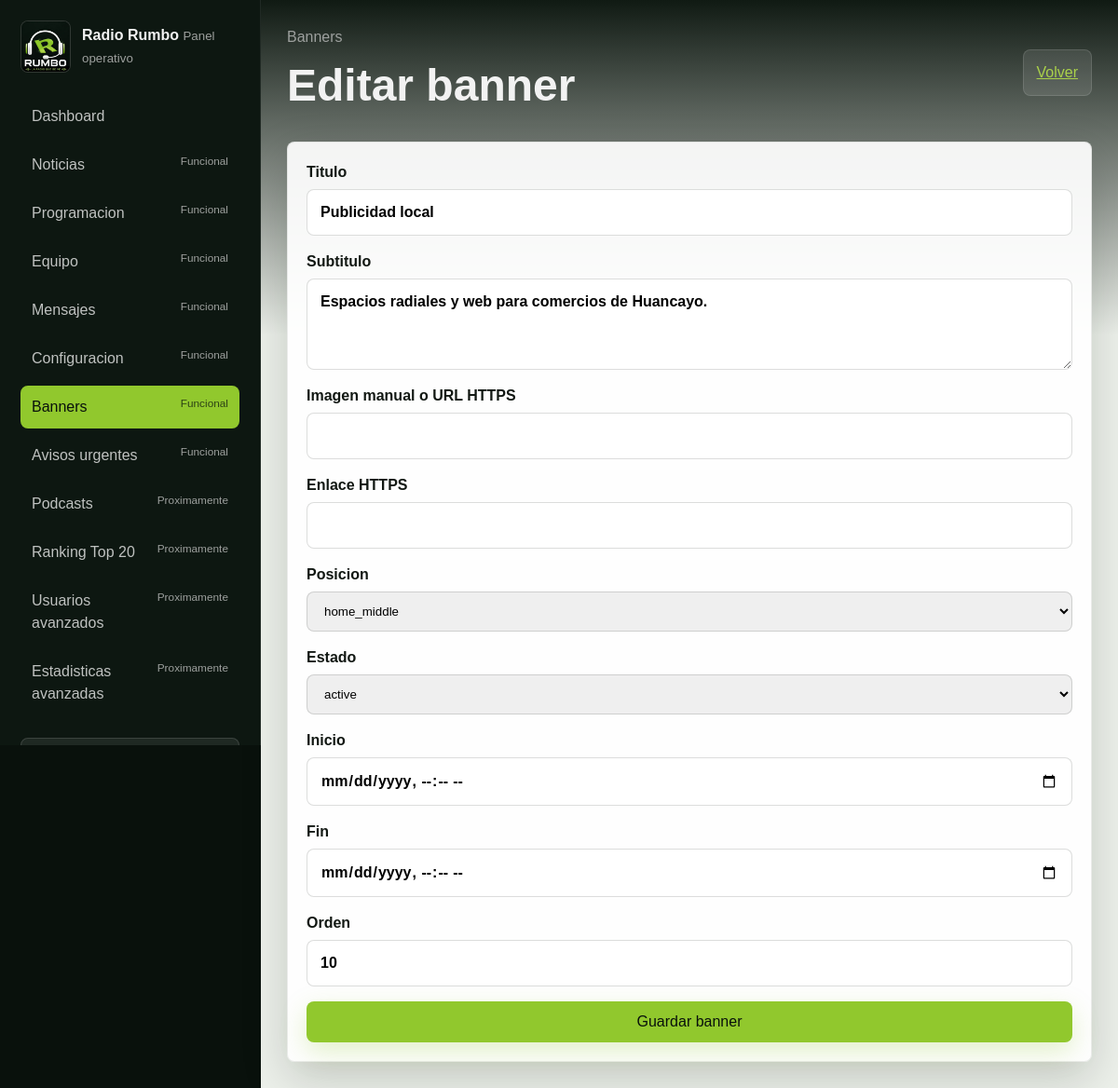
The page /admin/banners/edit/?id=1 (signed in) on the database its author committed.
### tables this page shows
CREATE TABLE banners (
    id INT UNSIGNED AUTO_INCREMENT PRIMARY KEY,
    title VARCHAR(160) NOT NULL,
    subtitle VARCHAR(255) NULL,
    image_path VARCHAR(255) NULL,
    link_url VARCHAR(255) NULL,
    position ENUM('home_hero', 'home_middle', 'sidebar', 'footer') NOT NULL DEFAULT 'home_middle',
    status ENUM('draft', 'active', 'inactive', 'archived') NOT NULL DEFAULT 'draft',
    start_at DATETIME NULL,
    end_at DATETIME NULL,
    display_order INT UNSIGNED NOT NULL DEFAULT 0,
    created_at TIMESTAMP DEFAULT CURRENT_TIMESTAMP,
    updated_at TIMESTAMP DEFAULT CURRENT_TIMESTAMP ON UPDATE CURRENT_TIMESTAMP
);

### app/Core/View.php (called while the page is built, shortened)
<?php
final class View
{
    public static function render(string $view, array $data = []): void
    {
        $basePath = dirname(__DIR__, 2) . DIRECTORY_SEPARATOR . 'resources' . DIRECTORY_SEPARATOR . 'views';
        $relativePath = str_replace('.', DIRECTORY_SEPARATOR, $view) . '.php';
        $viewPath = $basePath . DIRECTORY_SEPARATOR . $relativePath;
        $realViewPath = realpath($viewPath);
        extract($data, EXTR_SKIP);
        require $realViewPath;
    }
}

### app/Controllers/Admin/BannerController.php (called while the page is built, shortened)
<?php
final class BannerController
{
    public function edit(array $mock, int $id): void
    {
        $this->renderForm(
            $mock,
            $this->requireUser(),
            $this->findOrRedirect($id),
            [],
            '/admin/banners/edit/?id=' . $id,
            'Editar banner'
        );
    }
    private function renderForm(
        array $mock,
        array $user,
        array $old,
        array $errors,
        string $action,
        string $heading
    ): void {
        View::render('layouts.admin', [
            'active' => 'banners',
            'action' => $action,
            'contentView' => 'banners/form',
            'errors' => $errors,
            'heading' => $heading,
            'mock' => $mock,
            'old' => $old,
            'pageTitle' => 'Radio Rumbo - ' . $heading,
            'user' => $user,
        ]);
    }
    private function findOrRedirect(int $id): array
    {
        try {
            $item = $this->bannerService()->find($id);
        } catch (Throwable) {
            $item = null;
        }
        return $item;
    }
    private function requireUser(): array
    {
        $user = $this->sessions()->user();
        return $user;
    }
    private function sessions(): SessionService
    {
        if (!$this->session instanceof SessionService) {
            $this->session = new SessionService();
        }
        return $this->session;
    }
    private function bannerService(): BannerService
    {
        if (!$this->banners instanceof BannerService) {
            $this->banners = new BannerService();
        }
        return $this->banners;
    }
}

### public/admin/banners/edit/index.php (called while the page is built, shortened)
<?php
$rootPath = rr_bootstrap();
$controller = new BannerController();
$id = (int) ($_GET['id'] ?? $_POST['id'] ?? 0);
$controller->edit(rr_mock_data($rootPath), $id);

### app/Helpers/SecurityHelper.php (called while the page is built, shortened)
<?php
final class SecurityHelper
{
    public static function e(string $value): string
    {
        return htmlspecialchars($value, ENT_QUOTES | ENT_SUBSTITUTE, 'UTF-8');
    }
}

### app/Core/Database.php (called while the page is built, shortened)
<?php
final class Database
{
    private static ?PDO $connection = null;
    public static function connection(): PDO
    {
        if (self::$connection instanceof PDO) {
            return self::$connection;
        }
        $host = self::env('DB_HOST', '127.0.0.1');
        $port = self::env('DB_PORT', '3306');
        $database = self::env('DB_DATABASE', 'radio_rumbo');
        $username = self::env('DB_USERNAME', 'root');
        $password = self::env('DB_PASSWORD', '');
        $dsn = sprintf(
            'mysql:host=%s;port=%s;dbname=%s;charset=utf8mb4',
            $host,
            $port,
            $database
        );
        try {
            self::$connection = new PDO($dsn, $username, $password, [
                PDO::ATTR_ERRMODE => PDO::ERRMODE_EXCEPTION,
                PDO::ATTR_DEFAULT_FETCH_MODE => PDO::FETCH_ASSOC,
                PDO::ATTR_EMULATE_PREPARES => false,
            ]);
        } catch (PDOException $exception) {
            throw new PDOException(
                'No se pudo conectar con la base de datos.',
                (int) $exception->getCode(),
                $exception
            );
        }
        return self::$connection;
    }
    private static function env(string $key, string $default = ''): string
    {
        $value = $_ENV[$key] ?? $_SERVER[$key] ?? getenv($key);
        return is_string($value) && $value !== '' ? $value : $default;
    }
}

### app/Models/Banner.php (called while the page is built, shortened)
<?php
final class Banner
{
    public function find(int $id): ?array
    {
        $statement = $this->pdo()->prepare(
            'SELECT id, title, subtitle, image_path, link_url, position, status, start_at, end_at, display_order
             FROM banners
             WHERE id = :id
             LIMIT 1'
        );
        $statement->execute(['id' => $id]);
        $row = $statement->fetch();
        return is_array($row) ? $row : null;
    }
    private function pdo(): PDO
    {
        return $this->connection ?? Database::connection();
    }
}

### app/Services/BannerService.php (called while the page is built, shortened)
<?php
final class BannerService
{
    public function find(int $id): ?array
    {
        return $this->repository()->find($id);
    }
    private function repository(): Banner
    {
        if (!$this->banners instanceof Banner) {
            $this->banners = new Banner();
        }
        return $this->banners;
    }
}

### resources/views/admin/banners/form.php (the view, shortened to what this page needs)
<?php
$errors = is_array($errors ?? null) ? $errors : [];
$old = is_array($old ?? null) ? $old : [];
$action = is_string($action ?? null) ? $action : '/admin/banners/create/';
$heading = is_string($heading ?? null) ? $heading : 'Banner';
?>
<header class="admin-topbar"><div><span>Banners</span><h1><?= $e($heading) ?></h1></div><div class="admin-profile"><a href="/admin/banners/">Volver</a></div></header>
<section class="admin-panel">
    <form class="admin-form" action="<?= $e($action) ?>" method="post">
        <label>Titulo<input name="title" value="<?= $e((string) ($old['title'] ?? '')) ?>"><?php if (isset($errors['title'])): ?><small><?= $e((string) $errors['title']) ?></small><?php endif; ?></label>
        <label>Subtitulo<textarea name="subtitle" rows="3"><?= $e((string) ($old['subtitle'] ?? '')) ?></textarea></label>
        <label>Imagen manual o URL HTTPS<input name="image_path" value="<?= $e((string) ($old['image_path'] ?? '')) ?>"></label>
        <label>Enlace HTTPS<input name="link_url" value="<?= $e((string) ($old['link_url'] ?? '')) ?>"><?php if (isset($errors['link_url'])): ?><small><?= $e((string) $errors['link_url']) ?></small><?php endif; ?></label>
        <label>Posicion<select name="position"><?php foreach (BannerValidator::POSITIONS as $value): ?><option value="<?= $e($value) ?>" <?= ($old['position'] ?? '') === $value ? 'selected' : '' ?>><?= $e($value) ?></option><?php endforeach; ?></select></label>
        <label>Estado<select name="status"><?php foreach (BannerValidator::STATUSES as $value): ?><option value="<?= $e($value) ?>" <?= ($old['status'] ?? '') === $value ? 'selected' : '' ?>><?= $e($value) ?></option><?php endforeach; ?></select></label>
        <label>Inicio<input type="datetime-local" name="start_at" value="<?= $e(str_replace(' ', 'T', (string) ($old['start_at'] ?? ''))) ?>"></label>
        <label>Fin<input type="datetime-local" name="end_at" value="<?= $e(str_replace(' ', 'T', (string) ($old['end_at'] ?? ''))) ?>"></label>
        <label>Orden<input type="number" min="0" name="display_order" value="<?= $e((string) ($old['display_order'] ?? '0')) ?>"></label>
        <button class="btn btn-primary" type="submit">Guardar banner</button>
    </form>
</section>

### public/assets/css/main.css (style rules this page uses)
:root { --color-primary: #91C82D; --color-primary-light: #AAD14A; --color-primary-dark: #72A223; --color-bg-dark: #09110C; --color-white-soft: #F2F2F2; --color-muted: #9DA09E; --color-ink: #121813; --color-panel: rgba(255, 255, 255, 0.12); --color-line: rgba(255, 255, 255, 0.16); --space-1: 8px; --space-2: 12px; --space-3: 18px; --space-4: 24px; --space-5: 36px; --space-6: 56px; --radius: 8px; --shadow: 0 18px 50px rgba(9, 17, 12, 0.18); }
* { box-sizing: border-box; }
html { scroll-behavior: smooth; }
body { margin: 0; color: var(--color-ink); background: #f1f4ef; font-family: Arial, Helvetica, sans-serif; line-height: 1.5; }
a { color: inherit; }
button, input, textarea { font: inherit; }
.btn, button { min-height: 42px; padding: 10px 16px; border: 0; border-radius: var(--radius); cursor: pointer; text-decoration: none; }
.btn-primary { color: var(--color-bg-dark); background: var(--color-primary); box-shadow: 0 10px 28px rgba(145, 200, 45, 0.25); }
input, textarea { width: 100%; padding: 12px 14px; border: 1px solid rgba(9, 17, 12, 0.14); border-radius: var(--radius); }

### public/assets/css/admin.css (style rules this page uses)
.admin-shell-body, .admin-login-body { min-height: 100vh; color: var(--color-white-soft); background: var(--color-bg-dark); }
.admin-brand small, .admin-topbar span, .admin-role-box small { color: var(--color-muted); }
.admin-topbar { display: flex; align-items: center; justify-content: space-between; gap: 20px; margin-bottom: 24px; }
.admin-topbar h1 { margin: 4px 0 0; font-size: clamp(2rem, 4vw, 3.5rem); letter-spacing: 0; }
.admin-profile { display: grid; justify-items: end; padding: 12px 14px; background: rgba(255, 255, 255, 0.1); border: 1px solid rgba(255, 255, 255, 0.12); border-radius: var(--radius); }
.admin-profile a { color: var(--color-primary-light); }
.admin-stats article, .admin-panel { padding: 20px; color: var(--color-ink); background: rgba(255, 255, 255, 0.92); border: 1px solid rgba(9, 17, 12, 0.08); border-radius: var(--radius); box-shadow: var(--shadow); }
.admin-form { display: grid; gap: 16px; }
.admin-form label, .login-card label { display: grid; gap: 6px; color: var(--color-ink); font-weight: 700; }
select { width: 100%; padding: 12px 14px; border: 1px solid rgba(9, 17, 12, 0.14); border-radius: var(--radius); }

### rows shown on the page
banners: title "Publicidad local", subtitle "Espacios radiales y web para comercios de Huancayo.", display_order "10"

### other values the page prints
$e($item['label']) "Dashboard"
$e($item['label']) "Noticias"
$e($item['status']) "Funcional"
$e($item['label']) "Programacion"
$e($item['label']) "Equipo"
$e($item['label']) "Mensajes"
$e($item['label']) "Configuracion"
$e($item['label']) "Banners"
$e($item['label']) "Avisos urgentes"
$e($item['label']) "Podcasts"
$e($item['status']) "Proximamente"
$e($item['label']) "Ranking Top 20"
$e($item['label']) "Usuarios avanzados"
$e($item['label']) "Estadisticas avanzadas"
$e($heading) "Editar banner"
